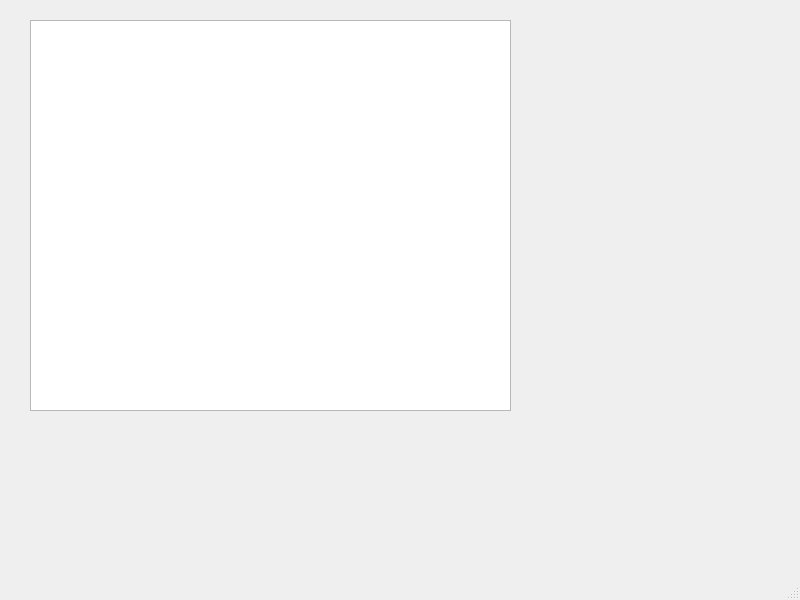
<?xml version="1.0" encoding="UTF-8"?>
<ui version="4.0">
 <class>MainWindow</class>
 <widget class="QMainWindow" name="MainWindow">
  <property name="geometry">
   <rect>
    <x>0</x>
    <y>0</y>
    <width>800</width>
    <height>600</height>
   </rect>
  </property>
  <property name="windowTitle">
   <string>MainWindow</string>
  </property>
  <widget class="QWidget" name="centralwidget">
   <widget class="QTableView" name="tableView">
    <property name="geometry">
     <rect>
      <x>30</x>
      <y>20</y>
      <width>481</width>
      <height>391</height>
     </rect>
    </property>
   </widget>
  </widget>
  <widget class="QMenuBar" name="menubar">
   <property name="geometry">
    <rect>
     <x>0</x>
     <y>0</y>
     <width>800</width>
     <height>26</height>
    </rect>
   </property>
  </widget>
  <widget class="QStatusBar" name="statusbar"/>
 </widget>
 <resources/>
 <connections/>
</ui>
